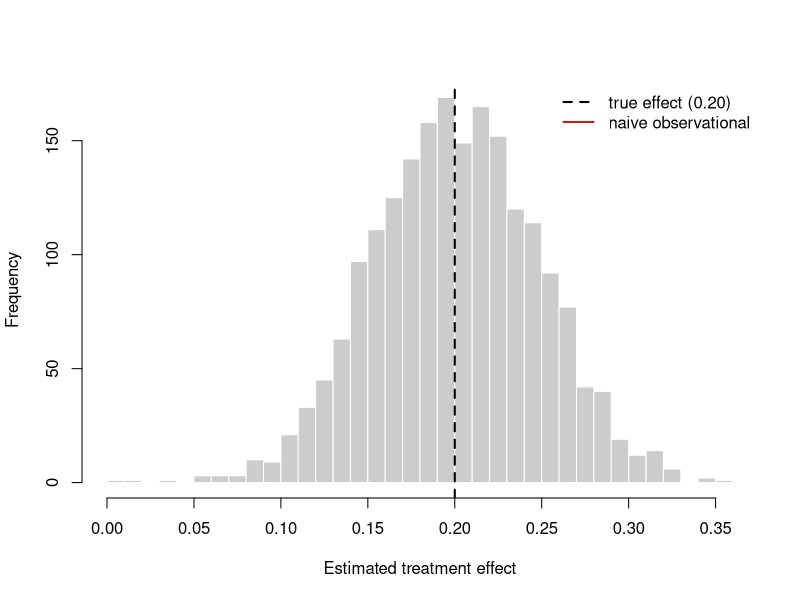
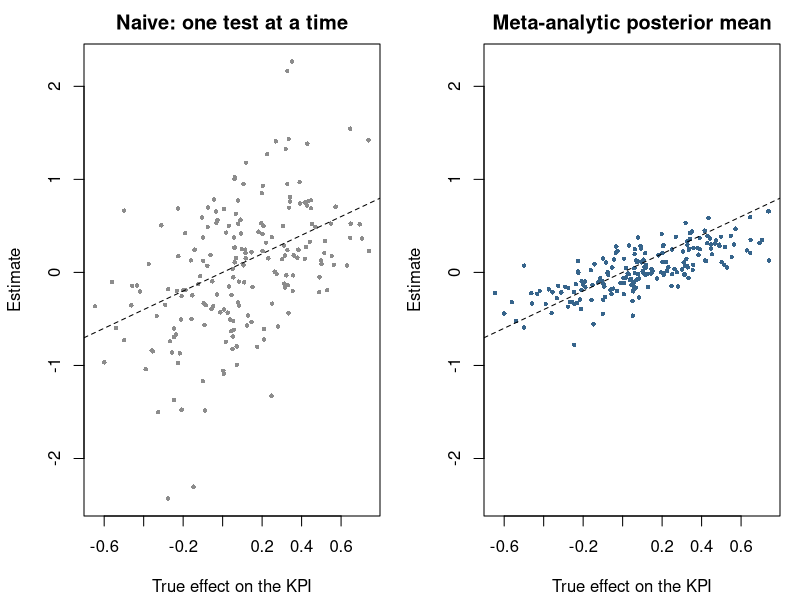
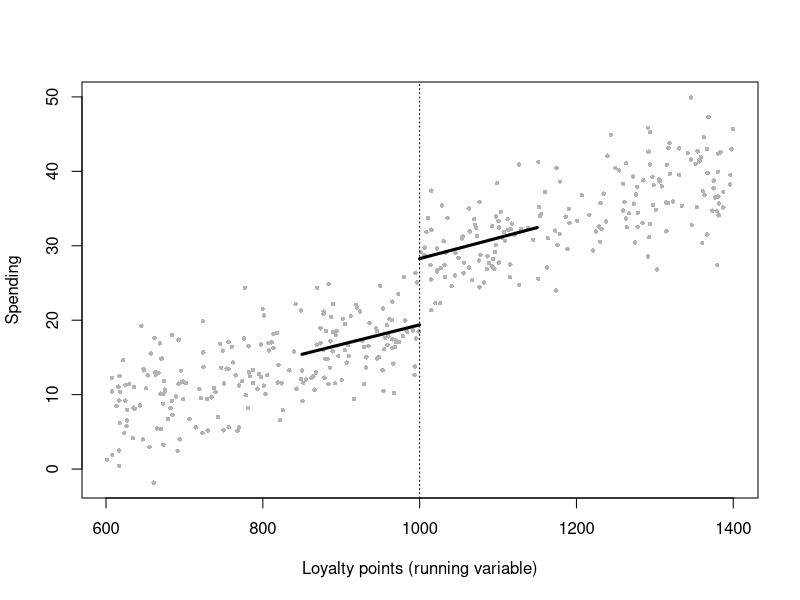
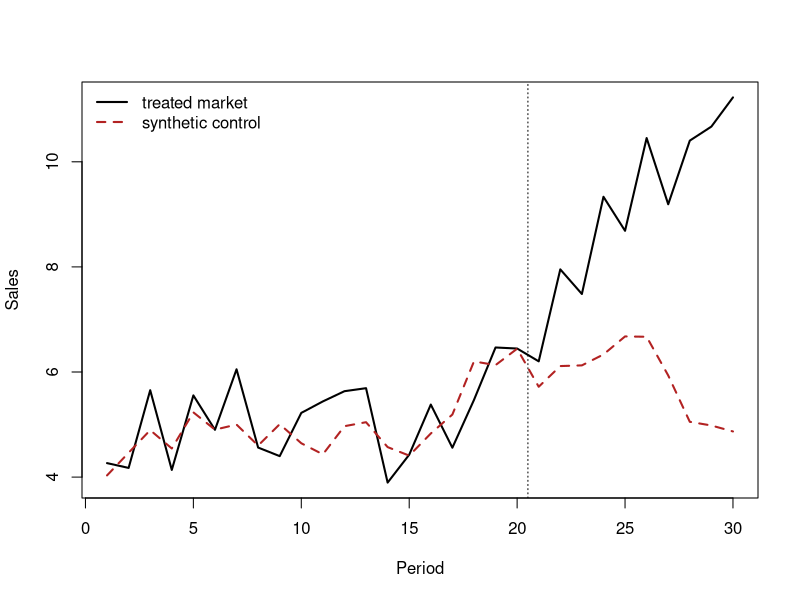
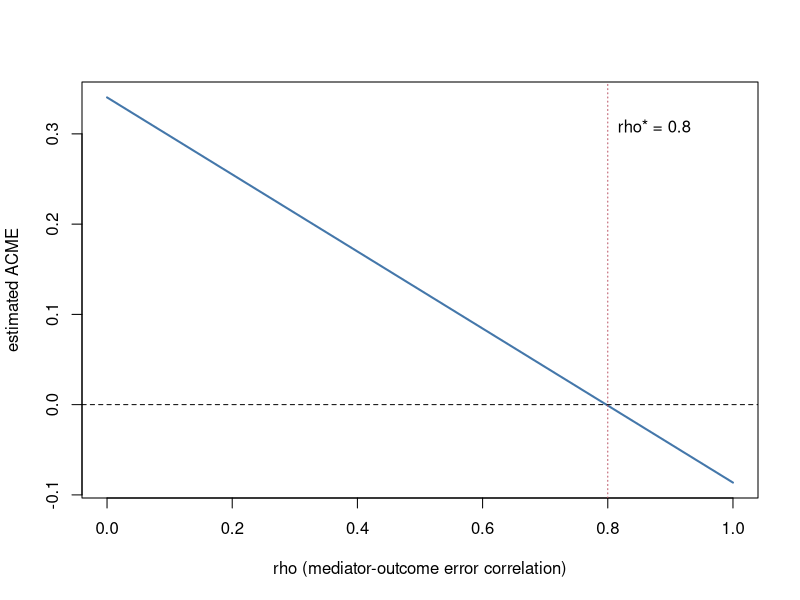

These charts were generated, in order, by the following R code:
## ---- chunk 1
#| echo: true
#| message: false
#| warning: false
#| label: fig-ab-power
#| fig-cap: "Sampling distribution of the difference-in-means estimator across 2,000 randomized experiments, each with 1,000 users per arm and a true lift of 0.20. The estimator is centered on the truth (dashed line); the naive observational estimator from the same data-generating process is biased upward."
set.seed(47)

# Data-generating process: a latent 'propensity' drives BOTH self-selection
# into treatment (observationally) AND the baseline outcome -> confounding.
make_population <- function(n, true_tau = 0.20) {
  propensity <- rnorm(n)                       # latent buying inclination
  Y0 <- 0.50 + 0.40 * propensity + rnorm(n)    # untreated potential outcome
  Y1 <- Y0 + true_tau                          # constant treatment effect
  data.frame(propensity, Y0, Y1)
}

# (1) OBSERVATIONAL: high-propensity users self-select into treatment.
n <- 4000
pop <- make_population(n)
D_obs <- as.integer(pop$propensity + rnorm(n) > 0)   # selection on propensity
Y_obs <- ifelse(D_obs == 1, pop$Y1, pop$Y0)
naive <- mean(Y_obs[D_obs == 1]) - mean(Y_obs[D_obs == 0])

# (2) RANDOMIZED: assignment independent of potential outcomes.
rct_estimate <- function(n_per_arm = 1000, true_tau = 0.20) {
  p <- make_population(2 * n_per_arm, true_tau)
  D <- rep(0:1, each = n_per_arm)
  D <- sample(D)                               # random assignment
  Y <- ifelse(D == 1, p$Y1, p$Y0)
  mean(Y[D == 1]) - mean(Y[D == 0])
}
rct_draws <- replicate(2000, rct_estimate())

cat(sprintf("True effect (ATE):              %.3f\n", 0.20))
cat(sprintf("Naive observational estimate:   %.3f  (biased)\n", naive))
cat(sprintf("Mean of randomized estimates:   %.3f  (unbiased)\n", mean(rct_draws)))

hist(rct_draws, breaks = 40, col = "grey80", border = "white",
     main = "", xlab = "Estimated treatment effect")
abline(v = 0.20, lwd = 2, lty = 2)
abline(v = naive, lwd = 2, col = "firebrick")
legend("topright", bty = "n",
       legend = c("true effect (0.20)", "naive observational"),
       lwd = 2, lty = c(2, 1), col = c("black", "firebrick"))
## ---- chunk 2
#| echo: true
#| message: false
#| warning: false
#| label: fig-oec-shrinkage
#| fig-cap: "Shrinkage in a simulated archive of 190 A/B tests. Each point is one test. The naive estimate (left) scatters widely around the true long-run effect, and its largest values are mostly noise. The meta-analytic posterior mean (right) pulls each estimate toward what the archive and the test's own proxy metrics say is plausible. The dashed line marks a perfect estimate."
#| fig-width: 9
#| fig-height: 4.2
set.seed(47)

# --- An archive of 190 past A/B tests ----------------------------------------
# Three metrics per test: y = effect on six-month revenue per customer (the KPI),
# x1 = effect on click-through, x2 = effect on form-fill rate (the proxies).
n_tests <- 190; p <- 3
eta   <- c(0.05, 0.10, 0.08)                        # average true effect
sd_mu <- c(0.30, 0.40, 0.35)
R_mu  <- matrix(c(1, .7, .6,  .7, 1, .5,  .6, .5, 1), p, p)
Omega <- diag(sd_mu) %*% R_mu %*% diag(sd_mu)       # cross-test covariance of true effects
mu    <- sweep(matrix(rnorm(n_tests * p), n_tests) %*% chol(Omega), 2, eta, "+")

# Sampling noise: the KPI is rare and slow, so it is far noisier than the proxies.
size  <- rlnorm(n_tests, 0, 0.6)                    # tests differ in sample size
C_err <- matrix(c(1, .3, .3,  .3, 1, .2,  .3, .2, 1), p, p)
Sigma <- lapply(size, function(h) { s <- c(0.50, 0.12, 0.15) / sqrt(h)
                                    diag(s) %*% C_err %*% diag(s) })
z <- t(sapply(seq_len(n_tests), function(t)
  mu[t, ] + drop(rnorm(p) %*% chol(Sigma[[t]]))))

# --- The BLUP: combine the prior N(eta, Omega) with z_t ~ N(mu_t, Sigma_t) -----
# `seen` marks the metrics already observed for this test.
blup <- function(z_t, S_t, eta, Omega, seen = rep(TRUE, length(z_t))) {
  prec <- matrix(0, length(z_t), length(z_t))
  prec[seen, seen] <- solve(S_t[seen, seen])
  V <- solve(solve(Omega) + prec)
  list(mean = drop(V %*% (solve(Omega, eta) + prec %*% replace(z_t, !seen, 0))),
       cov = V)
}

# --- Learn (eta, Omega) from the archive by EM (empirical Bayes) --------------
eta_hat <- colMeans(z); Omega_hat <- cov(z)
for (iter in 1:500) {
  post <- lapply(seq_len(n_tests), function(t)
    blup(z[t, ], Sigma[[t]], eta_hat, Omega_hat))
  m <- t(sapply(post, `[[`, "mean"))
  eta_hat <- colMeans(m)
  Omega_hat <- Reduce(`+`, lapply(seq_len(n_tests), function(t)
    post[[t]]$cov + tcrossprod(m[t, ] - eta_hat))) / n_tests
}

# --- Three estimates of each test's OEC (the true KPI effect) ------------------
full  <- lapply(seq_len(n_tests), function(t)
  blup(z[t, ], Sigma[[t]], eta_hat, Omega_hat))
early <- lapply(seq_len(n_tests), function(t)
  blup(z[t, ], Sigma[[t]], eta_hat, Omega_hat, seen = c(FALSE, TRUE, TRUE)))
est <- data.frame(
  naive = z[, 1], se_naive = sqrt(sapply(Sigma, `[`, 1, 1)),
  meta  = sapply(full,  function(b) b$mean[1]),
  se_meta  = sqrt(sapply(full,  function(b) b$cov[1, 1])),
  early = sapply(early, function(b) b$mean[1]),
  se_early = sqrt(sapply(early, function(b) b$cov[1, 1])))
truth <- mu[, 1]

score <- function(e, se) {
  ship <- e > 0
  c("Correct decision rate"             = mean(ship == (truth > 0)),
    "Overestimation, shipped variants"  = mean((e - truth)[ship]),
    "Mean absolute error"               = mean(abs(e - truth)),
    "Mean 95% interval length"          = mean(2 * 1.96 * se),
    "95% interval coverage"             = mean(abs(e - truth) <= 1.96 * se))
}
oec_demo <- cbind("Naive (KPI only)"              = score(est$naive, est$se_naive),
                  "Meta-analytic (KPI + proxies)" = score(est$meta,  est$se_meta),
                  "Early readout (proxies only)"  = score(est$early, est$se_early))

# --- Surrogacy diagnostics at the median-sized test ----------------------------
S_med <- Sigma[[which.min(abs(size - median(size)))]]
v0 <- S_med[1, 1]
vz <- blup(z[1, ], S_med, eta_hat, Omega_hat)$cov[1, 1]
vy <- 1 / (1 / Omega_hat[1, 1] + 1 / v0)
oec_diag <- c(R2  = drop(Omega_hat[1, 2:3] %*%
                           solve(Omega_hat[2:3, 2:3], Omega_hat[2:3, 1])) / Omega_hat[1, 1],
              TVR = vz / v0, PVR = vy / v0, SVR = vz / vy)

op <- par(mfrow = c(1, 2), mar = c(4.2, 4.2, 2.2, 1))
lim <- range(est$naive)
plot(truth, est$naive, pch = 16, cex = .6, col = "grey55", ylim = lim,
     xlab = "True effect on the KPI", ylab = "Estimate",
     main = "Naive: one test at a time")
abline(0, 1, lty = 2)
plot(truth, est$meta, pch = 16, cex = .6, col = "steelblue4", ylim = lim,
     xlab = "True effect on the KPI", ylab = "Estimate",
     main = "Meta-analytic posterior mean")
abline(0, 1, lty = 2)
par(op)
## ---- chunk 3
#| echo: false
#| label: tbl-oec-demo
#| tbl-cap: "Three estimators of the long-run effect in the simulated archive of @fig-oec-shrinkage. The early readout uses only the two proxy estimates of each test."
knitr::kable(oec_demo, digits = 2, align = "rrr")
## ---- chunk 4
#| echo: false
#| label: tbl-oec-sim
#| tbl-cap: "Our simulation: six estimators of the OEC on 48 synthetic archives of 190 tests (standard errors across archives in parentheses). The design follows Section 5 of @huch2026oec; the data-generating process is ours, so levels are not comparable with @tbl-oec-paper-sim, only the ordering of methods."
sim <- read.csv("replication/oec-meta/oec_simulation_summary.csv")
lab <- c(correct = "Correct decision rate", regret = "Regret",
         overest = "Overestimation among shipped variants",
         mae = "Mean absolute error", ci_len = "Average 95% interval length",
         coverage = "95% interval coverage",
         win_vs_naive = "Win rate against naive",
         mleq_vs_naive = "Mean log error quotient against naive")
meth <- c("N", "G-0", "G", "T", "DPM", "MR")
cell <- function(m, k) {
  r <- sim[sim$method == m & sim$metric == k, ]
  if (m == "N" && grepl("naive", k)) return("")
  sprintf("%.2f (%.3f)", r$mean, r$se)
}
out <- sapply(meth, function(m) sapply(names(lab), function(k) cell(m, k)))
rownames(out) <- lab
knitr::kable(out, align = "rrrrrr")
## ---- chunk 5
#| echo: false
#| label: tbl-oec-readout
#| tbl-cap: "Early readout on one synthetic archive. The KPI estimates of the 30 most recent tests are withheld and the DPM predicts their OEC from the three proxy estimates alone, using the relationship learned from the other 160 tests."
ro <- read.csv("replication/oec-meta/oec_early_readout.csv", check.names = FALSE)
names(ro) <- c("Analysis of the 30 most recent tests", "Mean absolute error",
               "Mean 95% interval length", "95% interval coverage",
               "Correct decision rate")
knitr::kable(ro, digits = 2, align = "lrrrr")
## ---- chunk 6
#| echo: true
#| message: false
#| warning: false
set.seed(47)

# Panel: 60 markets x 12 months. Treatment (a price cut) hits half the markets
# in month 7. The control group is constructed to satisfy parallel trends.
n_markets <- 60; n_months <- 12; treat_month <- 7; true_att <- 1.5
markets <- 1:n_markets
treated <- markets %in% sample(markets, n_markets / 2)

panel <- expand.grid(market = markets, month = 1:n_months)
panel$treated <- treated[panel$market]
market_fe <- rnorm(n_markets, 10, 2)[panel$market]   # level differences (ok)
time_fe   <- 0.20 * panel$month                       # common trend (ok)
post      <- panel$month >= treat_month
panel$D   <- as.integer(panel$treated & post)
panel$sales <- market_fe + time_fe + true_att * panel$D +
               rnorm(nrow(panel), 0, 0.8)

# DiD via two-way fixed effects (unit + time dummies).
fit <- lm(sales ~ factor(market) + factor(month) + D, data = panel)
att_hat <- coef(fit)["D"]
ci <- confint(fit)["D", ]
cat(sprintf("True ATT:        %.3f\n", true_att))
cat(sprintf("DiD estimate:    %.3f  [%.3f, %.3f]\n", att_hat, ci[1], ci[2]))
## ---- chunk 7
#| echo: true
#| message: false
#| warning: false
set.seed(47)

# Demand estimation with price endogeneity. A demand shock 'xi' raises BOTH
# quantity and (through the firm's pricing) price -> OLS elasticity is biased
# toward zero. A cost shifter 'Z' instruments for price.
n <- 5000
xi   <- rnorm(n)                              # unobserved demand shock
Z    <- rnorm(n)                              # cost shifter (instrument)
price <- 2.0 - 0.8 * Z + 1.0 * xi + rnorm(n) # price rises with demand shock
true_elasticity <- -1.2
logq <- 5 + true_elasticity * price + 1.5 * xi + rnorm(n)  # xi enters demand

ols <- coef(lm(logq ~ price))["price"]

# 2SLS by hand: first stage, then second stage on fitted price.
first  <- lm(price ~ Z)
phat   <- fitted(first)
iv     <- coef(lm(logq ~ phat))["phat"]
F_stat <- summary(first)$fstatistic["value"]

cat(sprintf("True price elasticity:   %.3f\n", true_elasticity))
cat(sprintf("OLS (biased):            %.3f\n", ols))
cat(sprintf("2SLS (IV):               %.3f\n", iv))
cat(sprintf("First-stage F:           %.1f\n", F_stat))
## ---- chunk 8
#| echo: true
set.seed(2007)

# Startups differ in how their founding date responds to a recession-timed
# patent grant Z (the invitation). Type shares loosely follow the working
# paper's compliance decomposition; outcome levels are illustrative only.
n    <- 20000
type <- sample(c("always", "never", "complier"), n, replace = TRUE,
               prob = c(0.20, 0.54, 0.26))
Z    <- rbinom(n, 1, 0.3)                           # examiner speed x cycle
D    <- as.integer(type == "always" | (type == "complier" & Z == 1))

# Baseline 7-year survival differs by type (selection), and so does the
# recession effect (heterogeneity). Always-takers are weaker founders.
base   <- c(always = 0.35, never = 0.60, complier = 0.50)[type]
effect <- c(always = 0.05, never = 0.00, complier = 0.30)[type]
Y      <- rbinom(n, 1, pmin(base + effect * D, 1))

ols   <- coef(lm(Y ~ D))["D"]
itt   <- coef(lm(Y ~ Z))["Z"]                       # reduced form
first <- coef(lm(D ~ Z))["Z"]                       # complier share
late  <- itt / first                                # Wald ratio

cat(sprintf("Naive OLS (born in recession vs not): %6.3f\n", ols))
cat(sprintf("ITT (invited vs not):                 %6.3f\n", itt))
cat(sprintf("First stage (complier share):         %6.3f\n", first))
cat(sprintf("LATE = ITT / first stage:             %6.3f\n", late))
cat(sprintf("True effect on compliers:             %6.3f\n", 0.30))
## ---- chunk 9
#| echo: true
set.seed(400)

# Pre-to-post changes for restaurants in 60 neighbourhoods (restaurant fixed
# effects differenced out). Effect sizes are illustrative, not the paper's.
n_hood <- 60
n      <- 20000
hood   <- sample(n_hood, n, replace = TRUE)
dens   <- rgamma(n_hood, shape = 4, rate = 0.4)[hood]     # neighbourhood density
comp   <- rpois(n, dens)                                   # rivals within 400 m
ring   <- rpois(n, 5 * dens)                               # rivals 800-1,200 m
eta    <- 0.03 * (dens - 10) + rnorm(n_hood, 0, 0.1)[hood] # post-launch demand
appeal <- rnorm(n)                                         # unobserved appeal

b_click <- 0.30; b_visit <- 0.20
d_exp   <- 1.5 - 0.10 * comp + 0.5 * appeal + 0.3 * eta + rnorm(n, 0, 0.5)
d_click <- b_click * d_exp + 0.6 * appeal + 0.5 * eta + rnorm(n, 0, 0.5)
d_visit <- b_visit * d_click + 0.4 * appeal + 0.2 * eta + rnorm(n, 0, 0.3)

# Just-identified 2SLS as the Wald ratio of reduced form to first stage.
wald <- function(y, d, z, w = rep(0, length(z))) {
  fs <- lm(d ~ z + w); rf <- lm(y ~ z + w)
  c(est = unname(coef(rf)["z"] / coef(fs)["z"]),
    F   = unname(summary(fs)$coefficients["z", "t value"]^2),
    rf  = unname(coef(rf)["z"]), fs = unname(coef(fs)["z"]))
}
demean <- function(v) v - ave(v, hood)

ols      <- coef(lm(d_click ~ d_exp))["d_exp"]
iv_raw   <- wald(d_click, d_exp, comp)
iv_ring  <- wald(d_click, d_exp, comp, ring)
iv_fe    <- wald(demean(d_click), demean(d_exp), demean(comp))
vis_iv   <- wald(d_visit, d_click, comp, ring)
plug     <- fitted(lm(d_click ~ d_exp + ring))   # fitted from OBSERVED exposure
vis_plug <- coef(lm(d_visit ~ plug + ring))["plug"]
chain    <- iv_ring["fs"] * b_click * b_visit

cat(sprintf("Exposure -> clicks, true:             %7.3f\n", b_click))
cat(sprintf("  OLS:                                %7.3f\n", ols))
cat(sprintf("  2SLS, instrument alone:             %7.3f  (F = %.0f)\n", iv_raw["est"], iv_raw["F"]))
cat(sprintf("  2SLS + outer-ring control:          %7.3f  (F = %.0f)\n", iv_ring["est"], iv_ring["F"]))
cat(sprintf("  2SLS + neighbourhood FE:            %7.3f  (F = %.0f)\n", iv_fe["est"], iv_fe["F"]))
cat(sprintf("Clicks -> visits, true:               %7.3f\n", b_visit))
cat(sprintf("  2SLS on the instrument:             %7.3f\n", vis_iv["est"]))
cat(sprintf("  Plug-in fitted clicks:              %7.3f\n", vis_plug))
cat(sprintf("Reduced form, instrument on visits:   %8.4f\n", vis_iv["rf"]))
cat(sprintf("  Implied by the chain of effects:    %8.4f\n", chain))
## ---- chunk 10
#| echo: true
#| message: false
#| warning: false
#| label: fig-rd
#| fig-cap: "A sharp regression-discontinuity design. Treatment (a loyalty-tier upgrade) switches on at the cutoff of 1,000 points. Local linear fits on each side identify the jump in spending at the threshold; points are a 10% sample for legibility."
set.seed(47)

# Running variable: loyalty points. Treatment at >= 1000. Smooth baseline
# relationship between points and spending PLUS a true jump of 8 at the cutoff.
n <- 4000; cutoff <- 1000; true_jump <- 8
points  <- runif(n, 600, 1400)
D       <- as.integer(points >= cutoff)
spend   <- 20 + 0.03 * (points - cutoff) + true_jump * D + rnorm(n, 0, 4)

# Local linear RD within a bandwidth, separate slopes each side.
h <- 150
inb <- abs(points - cutoff) <= h
rd_fit <- lm(spend ~ D + I(points - cutoff) + D:I(points - cutoff),
             data = data.frame(spend, D, points), subset = inb)
jump_hat <- coef(rd_fit)["D"]
cat(sprintf("True jump at cutoff: %.3f\n", true_jump))
cat(sprintf("RD estimate:         %.3f\n", jump_hat))

s <- sample(n, 400)
plot(points[s], spend[s], pch = 16, col = "grey70", cex = 0.6,
     xlab = "Loyalty points (running variable)", ylab = "Spending")
abline(v = cutoff, lty = 3)
gl <- seq(cutoff - h, cutoff, length.out = 50)
gr <- seq(cutoff, cutoff + h, length.out = 50)
predl <- predict(rd_fit, data.frame(D = 0, points = gl))
predr <- predict(rd_fit, data.frame(D = 1, points = gr))
lines(gl, predl, lwd = 3); lines(gr, predr, lwd = 3)
## ---- chunk 11
#| echo: true
set.seed(2011)

# Loan size in UF around the 1,000-UF cutoff; treatment applies BELOW it.
# Baseline delinquency ~0.34 with a smooth slope, plus a pre-existing jump
# of +0.03 just below 1,000 (e.g., bank practice at round amounts).
n_per  <- 30000; cutoff <- 1000; h <- 80
eff_D  <- -0.137; eff_S <- 0; pre_jump <- 0.03

sim_period <- function(period) {
  x     <- runif(n_per, 700, 1300)
  below <- as.integer(x < cutoff)
  D <- switch(period, pre = 0 * below, y2011 = below, post = rep(1L, n_per))
  S <- switch(period, pre = 0 * below, y2011 = below, post = below)
  p <- 0.34 + 0.0001 * (x - cutoff) + pre_jump * below + eff_D * D + eff_S * S
  data.frame(period, x, below, y = rbinom(n_per, 1, pmin(pmax(p, 0), 1)))
}

rd_jump <- function(d) {                  # local linear, separate slopes
  d <- d[abs(d$x - cutoff) <= h, ]
  coef(lm(y ~ below * I(x - cutoff), data = d))["below"]
}

periods <- c(pre = "pre", y2011 = "y2011", post = "post")
jumps   <- sapply(periods, function(p) unname(rd_jump(sim_period(p))))
bundle <- jumps["y2011"] - jumps["pre"]   # standardization + disclosure
stand  <- jumps["post"]  - jumps["pre"]   # standardization alone
disc   <- bundle - stand                  # disclosure alone

cat(sprintf("Naive 2011 RD (bundle + pre-jump): %6.3f\n", jumps["y2011"]))
cat(sprintf("Bundle, diff-in-disc:              %6.3f  (true %6.3f)\n", bundle, eff_D + eff_S))
cat(sprintf("Standardization alone:             %6.3f  (true %6.3f)\n", stand, eff_S))
cat(sprintf("Disclosure alone:                  %6.3f  (true %6.3f)\n", disc, eff_D))
## ---- chunk 12
#| echo: true
#| message: false
#| warning: false
set.seed(4707)

# --- A feed snapshot, reduced to the contest for the top slot ----------------
# Each period, two posts compete for position 1. Latent "commentability" q
# drives upvotes, so the better post tends to win the slot AND to draw comments
# anyway: the selection problem that makes a naive rank comparison misleading.
n_per <- 20000
q1  <- rnorm(n_per); q2 <- rnorm(n_per)
votes <- function(q) round(10^(2.6 + 0.35 * q + rnorm(length(q), 0, 0.35)))
v1 <- votes(q1); v2 <- votes(q2)
age1 <- runif(n_per, 1, 14) * 3600; age2 <- runif(n_per, 1, 14) * 3600

# Reddit's (pre-2017) "hot" score: log10 votes minus age / 45,000 seconds
hot <- function(v, a) sign(v) * log10(pmax(abs(v), 1)) - a / 45000
D   <- as.integer(hot(v1, age1) > hot(v2, age2))   # post 1 ranked first?

# Comments in the next window: the true effect of the top slot is tau
tau  <- 0.40                                      # log points, about +49%
cred <- plogis(0.8 * q1 + rnorm(n_per))           # publisher credibility, pre-treatment
y1   <- rpois(n_per, exp(1.2 + 0.6 * q1 + tau * D))

# The researcher sees vote counts with display noise, so the running variable
# is measured with error near zero; a 0.05 donut removes the misclassified band.
v1_obs <- round(v1 * exp(rnorm(n_per, 0, 0.03)))
v2_obs <- round(v2 * exp(rnorm(n_per, 0, 0.03)))
ds <- hot(v1_obs, age1) - hot(v2_obs, age2)

# --- (1) Naive: compare outcomes of the top-ranked and second-ranked post ------
naive <- coef(glm(y1 ~ D, family = quasipoisson))["D"]

# --- (2) Local RD: quasi-Poisson, linear in the running variable each side -----
rd <- function(y, h = 0.5, donut = 0.05, cut = 0, fam = quasipoisson()) {
  x  <- ds - cut; dd <- as.integer(x > 0)
  ok <- abs(x) <= h & abs(x) >= donut
  unname(coef(glm(y ~ dd * x, family = fam, subset = ok))["dd"])
}
fs <- rd(D, fam = gaussian())                     # first stage: jump in P(top)

out <- c(true_tau          = tau,
         naive_rank_gap    = unname(naive),
         rd_estimate       = rd(y1),
         rd_no_donut       = rd(y1, donut = 0),
         rd_wide_bw        = rd(y1, h = 1.0),
         rd_narrow_bw      = rd(y1, h = 0.25),
         first_stage       = fs,
         first_stage_no_donut = rd(D, donut = 0, fam = gaussian()),
         balance_cred      = rd(cred, fam = gaussian()),
         balance_latent_q  = rd(q1,   fam = gaussian()),
         placebo_cut_0.6   = rd(y1, h = 0.4, cut = 0.6))
round(out, 3)
## ---- chunk 13
#| echo: true
#| message: false
#| warning: false
#| label: fig-scm
#| fig-cap: "Synthetic control for a single treated market. Donor weights are chosen to match the treated market's pre-intervention sales (vertical line at the launch period). The post-period gap between the treated market and its synthetic twin estimates the treatment effect."
set.seed(47)

# One treated market + 20 donors over 30 periods; a brand campaign starts at t=21
# and lifts the treated market's sales by a growing amount.
Tn <- 30; T0 <- 20; J <- 20; true_post_effect <- 6
common <- cumsum(rnorm(Tn, 0.2, 0.4))                 # shared latent trend
donors <- sapply(1:J, function(j)
  3 + runif(1, 0.5, 1.5) * common + rnorm(Tn, 0, 0.6))
# Treated market is a convex blend of three donors, pre-treatment.
truew <- numeric(J); truew[c(2, 5, 11)] <- c(0.5, 0.3, 0.2)
treated <- as.numeric(donors %*% truew) + rnorm(Tn, 0, 0.4)
treated[(T0 + 1):Tn] <- treated[(T0 + 1):Tn] +
  true_post_effect * seq_len(Tn - T0) / (Tn - T0)

# Solve for nonnegative weights summing to 1 on the PRE period via a simple
# projected optimization (quadratic loss, simplex constraint).
pre <- 1:T0
loss <- function(w) sum((treated[pre] - donors[pre, ] %*% w)^2)
ui <- rbind(diag(J), rep(-1, J)); ci <- c(rep(0, J), -1)  # w>=0, sum(w)<=1
w0 <- rep(0.9 / J, J)   # interior start: sum < 1, so constrOptim's strict-feasibility check passes
opt <- constrOptim(w0, loss, grad = NULL, ui = ui, ci = ci)
w <- opt$par / sum(opt$par)

synth <- as.numeric(donors %*% w)
gap_post <- mean(treated[(T0 + 1):Tn] - synth[(T0 + 1):Tn])
cat(sprintf("Mean post-period effect (truth ~%.2f): %.3f\n",
            true_post_effect / 2, gap_post))

plot(1:Tn, treated, type = "l", lwd = 2, xlab = "Period", ylab = "Sales",
     ylim = range(c(treated, synth)))
lines(1:Tn, synth, lwd = 2, lty = 2, col = "firebrick")
abline(v = T0 + 0.5, lty = 3)
legend("topleft", bty = "n", lwd = 2, lty = c(1, 2),
       col = c("black", "firebrick"),
       legend = c("treated market", "synthetic control"))
## ---- chunk 14
set.seed(47)

n <- 8000

# --- Structural parameters ---------------------------------------------------
a_true <- 0.40   # D -> M
b_true <- 0.50   # M -> Y
c_true <- 0.15   # D -> Y (direct)
gam_M  <- 0.60   # U -> M   (unobserved mediator-outcome confounder)
gam_Y  <- 0.70   # U -> Y

D <- rbinom(n, 1, 0.5)
U <- rnorm(n)                                  # never observed by the analyst
M <- a_true * D + gam_M * U + rnorm(n)
Y <- c_true * D + b_true * M + gam_Y * U + rnorm(n)

# --- Naive mediation: the Baron-Kenny product, ignoring U --------------------
a_hat <- unname(coef(lm(M ~ D))["D"])
b_hat <- unname(coef(lm(Y ~ D + M))["M"])

c(truth = a_true * b_true, naive = round(a_hat * b_hat, 3))
## ---- chunk 15
m_fit <- lm(M ~ D)
y_fit <- lm(Y ~ D + M)
s_m   <- summary(m_fit)$sigma
s_y   <- summary(y_fit)$sigma

# Under an assumed error correlation rho, the mediator slope loses the part of
# the M-Y association that rho already explains.
rho_grid <- seq(0, 1, by = 0.02)
acme_rho <- vapply(rho_grid, function(r) {
  b_adj <- unname(coef(y_fit)["M"]) - r * s_y / s_m
  a_hat * b_adj
}, numeric(1))

k        <- which.min(abs(acme_rho))
rho_star <- rho_grid[k]
c(rho_star = rho_star, acme_at_rho_star = round(acme_rho[k], 4))
## ---- chunk 16
#| label: fig-mediation-sensitivity
#| fig-cap: "Sensitivity of the estimated indirect effect to unmeasured mediator-outcome confounding. The correlation at which the estimate crosses zero is the number a reader should be given, in place of a robustness assertion."
plot(rho_grid, acme_rho, type = "l", lwd = 2, col = "#4477aa",
     xlab = "rho (mediator-outcome error correlation)",
     ylab = "estimated ACME")
abline(h = 0, lty = 2)
abline(v = rho_star, lty = 3, col = "#bb5566")
text(rho_star, max(acme_rho) * 0.9,
     labels = paste0("rho* = ", rho_star), pos = 4)
## ---- chunk 17
W  <- rbinom(n, 1, 0.5)                    # 1 = accurate reading available
# The D -> M path operates only when the biased signal is the clinician's input.
M2 <- a_true * D * (1 - W) + gam_M * U + rnorm(n)
Y2 <- c_true * D + b_true * M2 + gam_Y * U + rnorm(n)

indirect_by_regime <- vapply(c(0, 1), function(w) {
  idx <- W == w
  a_w <- coef(lm(M2[idx] ~ D[idx]))[2]
  b_w <- coef(lm(Y2[idx] ~ D[idx] + M2[idx]))[3]
  unname(a_w * b_w)
}, numeric(1))

names(indirect_by_regime) <- c("mechanism on (W=0)", "mechanism off (W=1)")
round(indirect_by_regime, 3)
## ---- chunk 18
#| label: tbl-causal-oster
#| tbl-cap: "Oster bounds for the social-proximity coefficient in Griffin, Kruger and Mahajan (2026), Table 4. Inputs: short regression (county fixed effects only) and controlled regression (plus demographics), unrounded from our replication."
b_short <- 1.0540091; r_short <- 0.6989463   # county FE only
b_ctrl  <- 0.9823109; r_ctrl  <- 0.7294715    # + demographic controls

rmax <- c(0.90, 1.3 * r_ctrl, 1.00)
shift <- (b_short - b_ctrl) * (rmax - r_ctrl) / (r_ctrl - r_short)

knitr::kable(
  data.frame(
    R_max = c("0.90 (paper)", sprintf("%.3f (Oster default)", 1.3 * r_ctrl), "1.00 (paper)"),
    beta_star = round(b_ctrl - shift, 3),
    delta_for_zero = round(b_ctrl / shift, 2)
  ),
  col.names = c("$R_{\\max}$", "$\\beta^*$ at $\\delta = 1$", "$\\delta$ that sets $\\beta^* = 0$")
)
## ---- chunk 19
#| echo: false
#| message: false
#| warning: false
#| label: tbl-designs
#| tbl-cap: "Causal designs compared: the estimand each targets, the assumption that does the identifying work, the diagnostic that probes it, and the failure that breaks it."
designs <- data.frame(
  Design = c("Randomized / A-B test", "Difference-in-differences",
             "Instrumental variables", "Regression discontinuity",
             "Boundary discontinuity",
             "Synthetic control"),
  Estimand = c("ATE", "ATT", "LATE (compliers)",
               "Local effect at cutoff", "Local effect at boundary",
               "ATT (one unit)"),
  `Key assumption` = c("Random assignment",
                       "Parallel trends",
                       "Exclusion + relevance",
                       "Continuity at cutoff",
                       "Only treatment changes at line",
                       "Donors match pre-trend"),
  Diagnostic = c("Balance / power checks",
                 "Pre-trend (event study)",
                 "First-stage F; over-ID",
                 "McCrary density; covariate jumps",
                 "Coincident-boundary audit",
                 "Pre-fit; placebo permutation"),
  `What breaks it` = c("Interference; peeking",
                       "Differential shocks; staggering",
                       "Weak / invalid instrument",
                       "Manipulation of running var.",
                       "Bundled policies; cross-line spillovers",
                       "Poor pre-fit; spillovers"),
  check.names = FALSE
)
knitr::kable(designs, align = "lllll")
